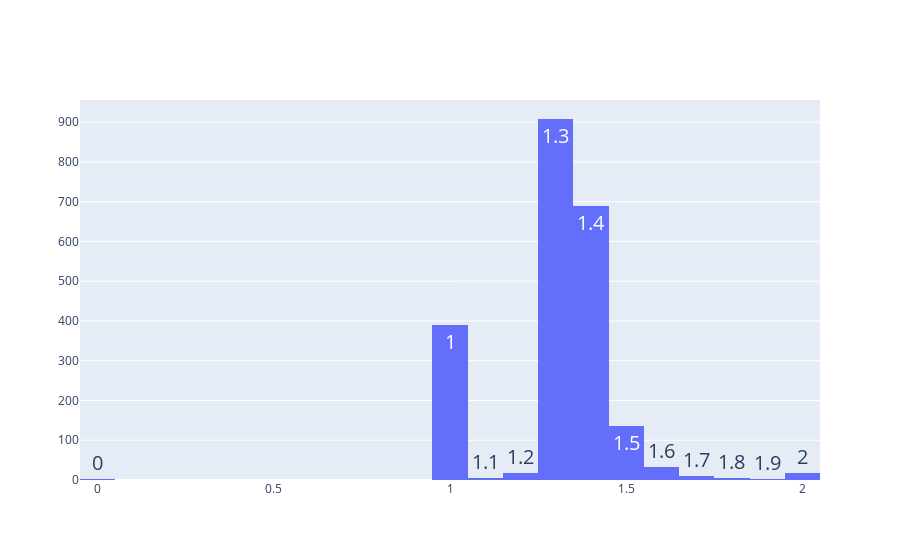

This figure's notebook cell:
### Code cell
numbers = asdf.filter(pl.col('raptors').eq(True), pl.col('nuttyb_hp').is_not_null())[
    'raptor_queentimemult'
].to_list()
fig = go.Figure()
fig.add_trace(
    go.Histogram(
        x=numbers,
        name='count',
        texttemplate='%{x}',
        textfont_size=20,
        # xbins={'start': 0, 'end': 10, 'size': 0.2},
        # nbinsx=20,
    )
)

fig.show()

### Figure 1 — Plotly figure (JSON) as saved in the notebook; plotly's stock layout.template omitted (floating-point values rounded to 4 significant figures; data arrays with more than 128 entries replaced by an {"elided": "..."} marker saying what was removed)
{"data": [{"name": "count", "textfont": {"size": 20}, "texttemplate": "%{x}", "type": "histogram", "x": {"elided": "2214 float values"}}], "layout": {}}
